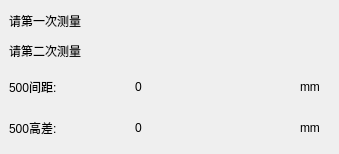
            <widget class="QWidget" name="pg2Point">
             <widget class="QWidget" name="widget_6" native="true">
              <property name="geometry">
               <rect>
                <x>9</x>
                <y>69</y>
                <width>321</width>
                <height>76</height>
               </rect>
              </property>
              <layout class="QGridLayout" name="gridLayout_5">
               <item row="0" column="0">
                <layout class="QHBoxLayout" name="horizontalLayout_4">
                 <item>
                  <widget class="QLabel" name="label_70">
                   <property name="minimumSize">
                    <size>
                     <width>120</width>
                     <height>0</height>
                    </size>
                   </property>
                   <property name="maximumSize">
                    <size>
                     <width>80</width>
                     <height>16777215</height>
                    </size>
                   </property>
                   <property name="text">
                    <string>500间距:</string>
                   </property>
                  </widget>
                 </item>
                 <item>
                  <widget class="QLabel" name="lbl2Width">
                   <property name="text">
                    <string>0</string>
                   </property>
                  </widget>
                 </item>
                 <item>
                  <widget class="QLabel" name="label_69">
                   <property name="minimumSize">
                    <size>
                     <width>30</width>
                     <height>0</height>
                    </size>
                   </property>
                   <property name="maximumSize">
                    <size>
                     <width>20</width>
                     <height>16777215</height>
                    </size>
                   </property>
                   <property name="text">
                    <string>mm</string>
                   </property>
                  </widget>
                 </item>
                </layout>
               </item>
               <item row="1" column="0">
                <layout class="QHBoxLayout" name="horizontalLayout_5">
                 <item>
                  <widget class="QLabel" name="lable">
                   <property name="minimumSize">
                    <size>
                     <width>120</width>
                     <height>0</height>
                    </size>
                   </property>
                   <property name="maximumSize">
                    <size>
                     <width>80</width>
                     <height>16777215</height>
                    </size>
                   </property>
                   <property name="text">
                    <string>500高差:</string>
                   </property>
                  </widget>
                 </item>
                 <item>
                  <widget class="QLabel" name="lbl2Height">
                   <property name="text">
                    <string>0</string>
                   </property>
                  </widget>
                 </item>
                 <item>
                  <widget class="QLabel" name="label_68">
                   <property name="minimumSize">
                    <size>
                     <width>30</width>
                     <height>0</height>
                    </size>
                   </property>
                   <property name="maximumSize">
                    <size>
                     <width>20</width>
                     <height>16777215</height>
                    </size>
                   </property>
                   <property name="text">
                    <string>mm</string>
                   </property>
                  </widget>
                 </item>
                </layout>
               </item>
              </layout>
             </widget>
             <widget class="QLabel" name="wdg2Point1">
              <property name="geometry">
               <rect>
                <x>9</x>
                <y>9</y>
                <width>313</width>
                <height>24</height>
               </rect>
              </property>
              <property name="text">
               <string>请第一次测量</string>
              </property>
             </widget>
             <widget class="QLabel" name="wdg2Point2">
              <property name="geometry">
               <rect>
                <x>9</x>
                <y>39</y>
                <width>313</width>
                <height>24</height>
               </rect>
              </property>
              <property name="text">
               <string>请第二次测量</string>
              </property>
             </widget>
            </widget>
